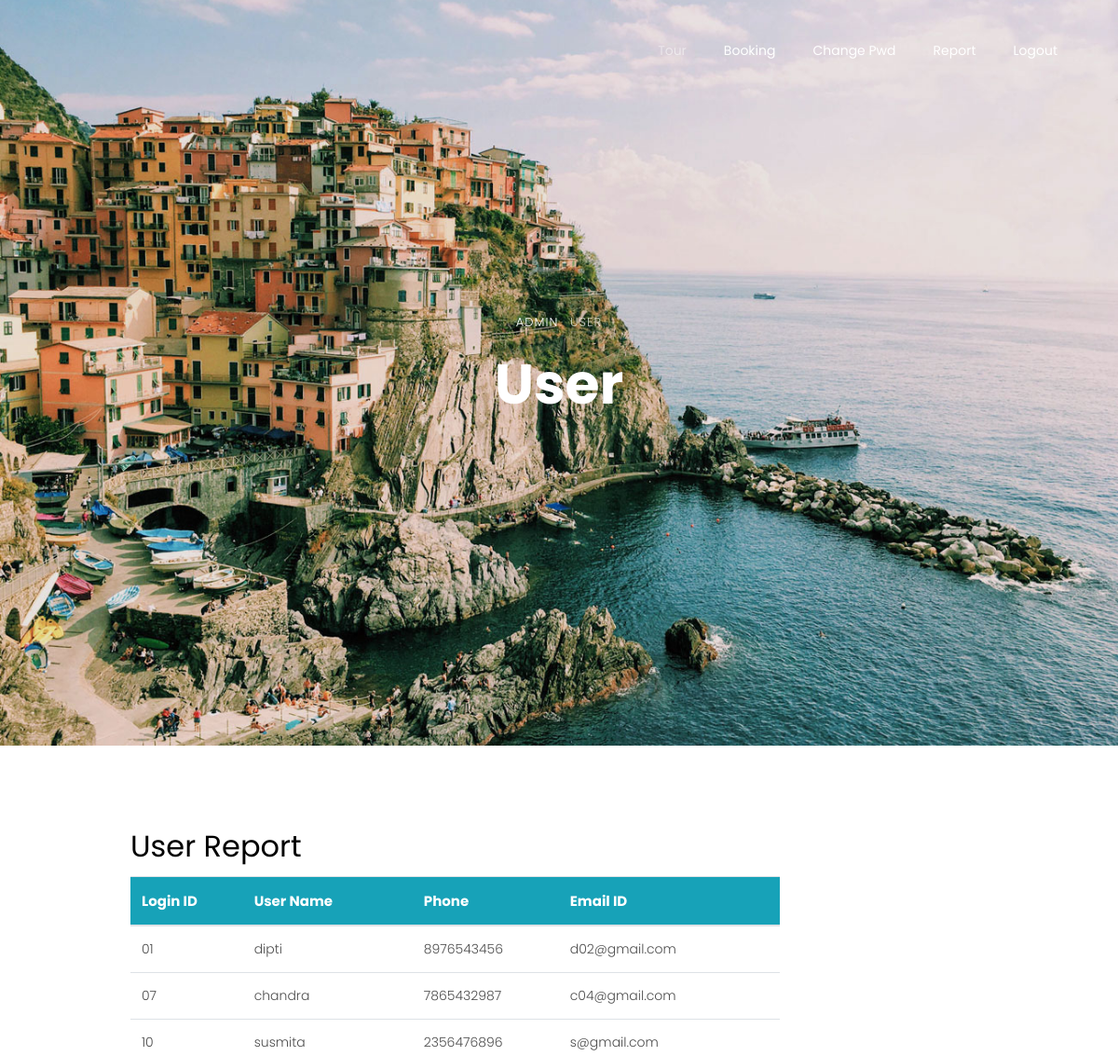
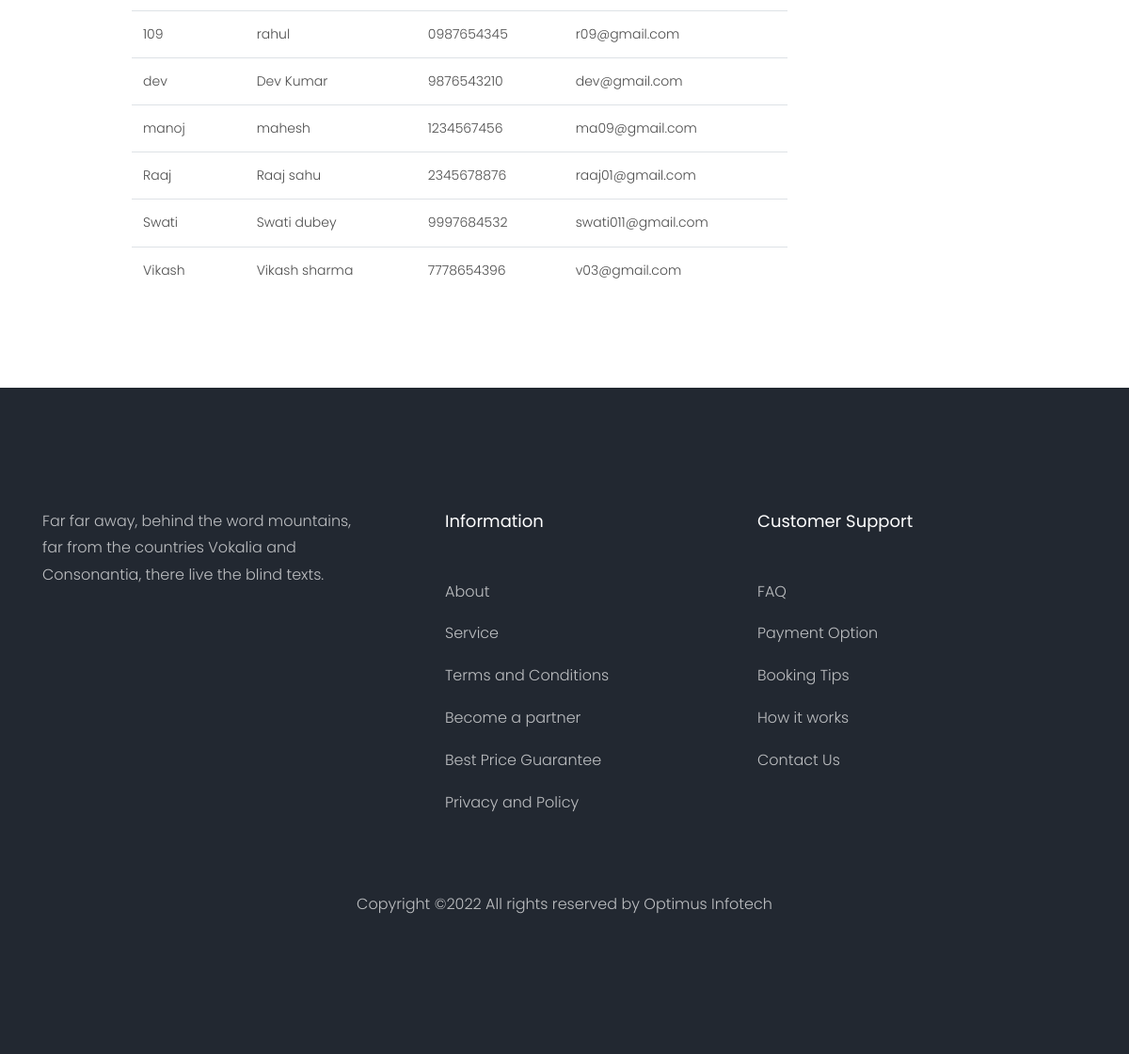
The app's page /Travel_Booking_System/Admin_Report_User.php with its own data (2 pictures, top to bottom).
### tables this page shows
CREATE TABLE IF NOT EXISTS `registration` (
  `loginid` varchar(20) NOT NULL,
  `uname` varchar(20) NOT NULL,
  `phone` varchar(20) NOT NULL,
  `email` varchar(20) NOT NULL,
  PRIMARY KEY (`loginid`)
);

### Travel_Booking_System/Admin_Report_User.php (the view, shortened to what this page needs)
<!DOCTYPE html>
<html lang="en">
  <head>
    <link rel="stylesheet" href="css/open-iconic-bootstrap.min.css">
    <link rel="stylesheet" href="css/animate.css">
    <link rel="stylesheet" href="css/owl.carousel.min.css">
    <link rel="stylesheet" href="css/owl.theme.default.min.css">
    <link rel="stylesheet" href="css/magnific-popup.css">
    <link rel="stylesheet" href="css/aos.css">
    <link rel="stylesheet" href="css/ionicons.min.css">
    <link rel="stylesheet" href="css/bootstrap-datepicker.css">
    <link rel="stylesheet" href="css/jquery.timepicker.css">
    <link rel="stylesheet" href="css/flaticon.css">
    <link rel="stylesheet" href="css/icomoon.css">
    <link rel="stylesheet" href="css/style.css">
  </head>
  <body>
  <nav class="navbar navbar-expand-lg navbar-dark ftco_navbar bg-dark ftco-navbar-light" id="ftco-navbar">
    <div class="container">
      <div class="collapse navbar-collapse" id="ftco-nav">
        <ul class="navbar-nav ml-auto">
          <li class="nav-item active"><a href="Admin_Tour.php" class="nav-link">Tour</a></li>
          <li class="nav-item"><a href="Admin_Booking.php" class="nav-link">Booking</a></li>
		  <li class="nav-item"><a href="Admin_Change_Pwd.php" class="nav-link">Change Pwd</a></li>
		  <li class="nav-item"><a href="Admin_Report.php" class="nav-link">Report</a></li>
		  <li class="nav-item"><a href="Login.php" class="nav-link">Logout</a></li>
        </ul>
      </div>
    </div>
  </nav>
    <?php include "dbcon.php";?>
    <div class="hero-wrap js-fullheight" style="background-image: url('images/bg_3.jpg');height:300px">
      <div class="container">
        <div class="row no-gutters slider-text js-fullheight align-items-center justify-content-center" data-scrollax-parent="true">
          <div class="col-md-9 ftco-animate text-center" data-scrollax=" properties: { translateY: '70%' }">
            <p class="breadcrumbs" data-scrollax="properties: { translateY: '30%', opacity: 1.6 }"><span class="mr-2"><a href="index.html">Admin</a></span> <span>User</span></p>
            <h1 class="mb-3 bread" data-scrollax="properties: { translateY: '30%', opacity: 1.6 }">User</h1>
          </div>
        </div>
      </div>
    </div>
		<section class="ftco-section contact-section ftco-degree-bg">
      <div class="container">
        <div class="row block-9">
		<div class="col-md-1 pr-md-5"></div>
          <div class="col-md-8 pr-md-5">
			<h2>User Report</h2>
			<table class="table table-hover">
			<thead>
				<tr class="bg-info" style="color:white;font-size:15px">
					<th>Login ID</th><th>User Name</th><th>Phone</th><th>Email ID</th>
				</tr>
			</thead>
			<tbody>
			<?php
			$result=mysql_query("select * from registration",$db);
			while($row=mysql_fetch_array($result))
			{
				echo "<tr>";
				echo "<td>$row[0]</td><td>$row[1]</td><td>$row[2]</td><td>$row[3]</td>";
				echo "</tr>";
			}
			?>
			</tbody>
			</table>
          </div>
        </div>
      </div>
    </section>
    <footer class="ftco-footer ftco-bg-dark ftco-section">
      <div class="container">
        <div class="row mb-5">
          <div class="col-md">
            <div class="ftco-footer-widget mb-4">
              <p>Far far away, behind the word mountains, far from the countries Vokalia and Consonantia, there live the blind texts.</p>
              <ul class="ftco-footer-social list-unstyled float-md-left float-lft mt-5">
              </ul>
            </div>
          </div>
          <div class="col-md">
            <div class="ftco-footer-widget mb-4 ml-md-5">
              <h2 class="ftco-heading-2">Information</h2>
              <ul class="list-unstyled">
                <li><a href="#" class="py-2 d-block">About</a></li>
                <li><a href="#" class="py-2 d-block">Service</a></li>
                <li><a href="#" class="py-2 d-block">Terms and Conditions</a></li>
                <li><a href="#" class="py-2 d-block">Become a partner</a></li>
                <li><a href="#" class="py-2 d-block">Best Price Guarantee</a></li>
                <li><a href="#" class="py-2 d-block">Privacy and Policy</a></li>
              </ul>
            </div>
          </div>
          <div class="col-md">
             <div class="ftco-footer-widget mb-4">
              <h2 class="ftco-heading-2">Customer Support</h2>
              <ul class="list-unstyled">
                <li><a href="#" class="py-2 d-block">FAQ</a></li>
                <li><a href="#" class="py-2 d-block">Payment Option</a></li>
                <li><a href="#" class="py-2 d-block">Booking Tips</a></li>
                <li><a href="#" class="py-2 d-block">How it works</a></li>
                <li><a href="#" class="py-2 d-block">Contact Us</a></li>
              </ul>
            </div>
          </div>
        </div>
          <div class="row">
          <div class="col-md-12 text-center">
            <p>
  Copyright &copy;<script>document.write(new Date().getFullYear());</script> All rights reserved by <a href="https://colorlib.com" target="_blank">Optimus Infotech</a>
  </p>
          </div>
        </div>
      </div>
    </footer>
  </body>
</html>

### records on screen
registration: loginid "01", uname "dipti", phone "8976543456", email "d02@gmail.com"
registration: loginid "07", uname "chandra", phone "7865432987", email "c04@gmail.com"
registration: loginid "10", uname "susmita", phone "2356476896", email "s@gmail.com"
registration: loginid "109", uname "rahul", phone "0987654345", email "r09@gmail.com"
registration: loginid "dev", uname "Dev Kumar", phone "9876543210", email "dev@gmail.com"
registration: loginid "manoj", uname "mahesh", phone "1234567456", email "ma09@gmail.com"
registration: loginid "Raaj", uname "Raaj sahu", phone "2345678876", email "raaj01@gmail.com"
registration: loginid "Swati", uname "Swati dubey", phone "9997684532", email "swati011@gmail.com"
registration: loginid "Vikash", uname "Vikash sharma", phone "7778654396", email "v03@gmail.com"
